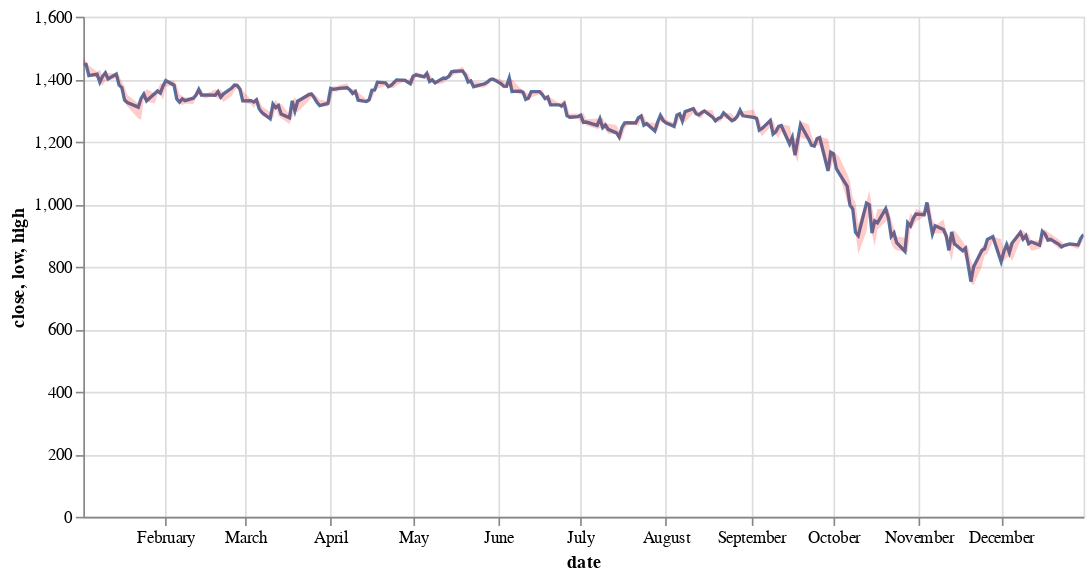

The notebook cell saved with this chart:
### Code cell
# Solution
line = alt.Chart(sp500_2008_df).mark_line().encode(
    alt.X('date:T'),
    alt.Y('close:Q')
)

area = alt.Chart(sp500_2008_df).mark_area(
    opacity=0.2, color='red'
).encode(
    alt.X('date:T'),
    alt.Y('low:Q'),
    alt.Y2('high:Q')
)

(line + area).properties(
    width=600,
    height=300
).interactive()

### Figure 1 — Vega-Lite specification as saved in the notebook (floating-point values rounded to 4 significant figures; data arrays with more than 128 entries replaced by an {"elided": "..."} marker saying what was removed)
{"config": {"view": {"continuousWidth": 300, "continuousHeight": 300}}, "layer": [{"mark": {"type": "line"}, "encoding": {"x": {"field": "date", "type": "temporal"}, "y": {"field": "close", "type": "quantitative"}}, "name": "view_1"}, {"mark": {"type": "area", "color": "red", "opacity": 0.2}, "encoding": {"x": {"field": "date", "type": "temporal"}, "y": {"field": "low", "type": "quantitative"}, "y2": {"field": "high"}}}], "data": {"name": "data-d37508666371308d36815f7c7433b5b5"}, "height": 300, "params": [{"name": "param_1", "select": {"type": "interval", "encodings": ["x", "y"]}, "bind": "scales", "views": ["view_1"]}], "width": 600, "$schema": "https://vega.github.io/schema/vega-lite/v5.8.0.json", "datasets": {"data-d37508666371308d36815f7c7433b5b5": {"elided": "253 records"}}}
